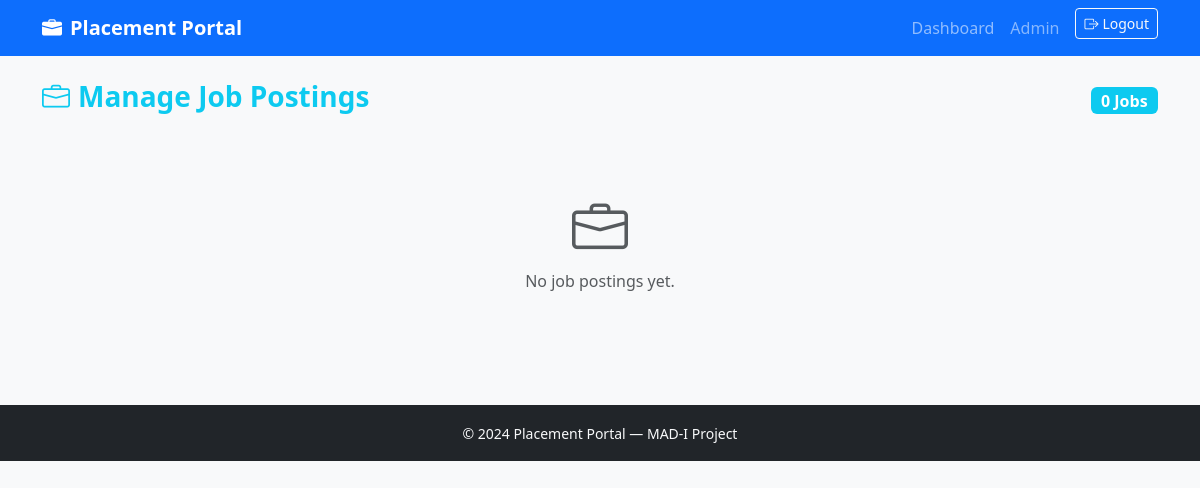
/admin/jobs (signed in), run on an earlier commit of the app's database.
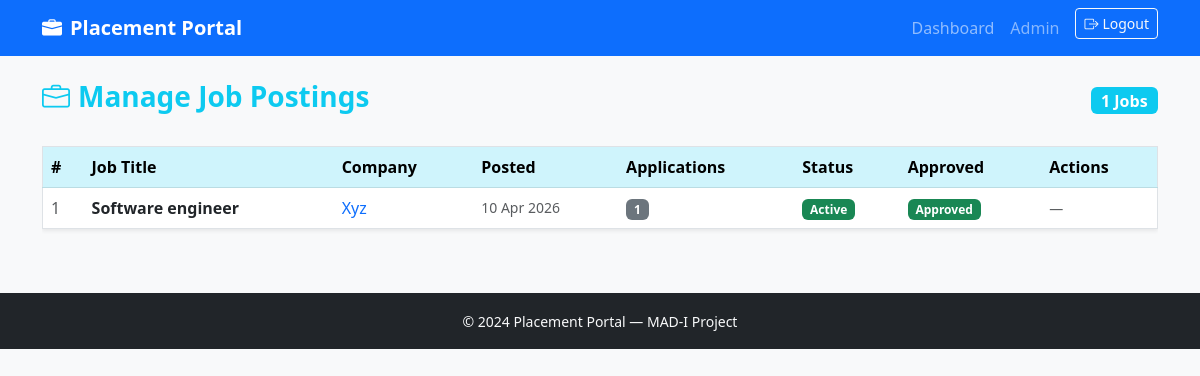
And on a later commit of the database.
### models.py (models this page shows)
class JobPosition(db.Model):
    id = db.Column(db.Integer, primary_key=True)
    company_id = db.Column(db.Integer, db.ForeignKey('company.id'), nullable=False)
    title = db.Column(db.String(150))
    description = db.Column(db.Text)
    required_skills = db.Column(db.Text)
    experience = db.Column(db.String(100))
    salary_min = db.Column(db.Float)
    salary_max = db.Column(db.Float)
    location = db.Column(db.String(150))
    deadline = db.Column(db.DateTime)
    status = db.Column(db.String(20), default='active')
    is_approved = db.Column(db.Boolean, default=False)
    created_at = db.Column(db.DateTime, default=lambda: datetime.now(timezone.utc), nullable=False)
    applications = db.relationship('Application', backref='job', lazy='dynamic')

class Company(db.Model):
    id = db.Column(db.Integer, primary_key=True)
    user_id = db.Column(db.Integer, db.ForeignKey('user.id'), nullable=False)
    name = db.Column(db.String(150))
    industry = db.Column(db.String(100))
    website = db.Column(db.String(250))
    description = db.Column(db.Text)
    location = db.Column(db.String(150))
    approval_status = db.Column(db.String(20), default='pending')
    is_blacklisted  = db.Column(db.Boolean, default=False)
    created_at = db.Column(db.DateTime, default=lambda: datetime.now(timezone.utc), nullable=False)
    jobs = db.relationship('JobPosition', backref='company', lazy='dynamic')

### routes/admin.py (the view)
@admin_bp.route('/jobs')
@login_required
@admin_required
def jobs():
    jobs = JobPosition.query.order_by(JobPosition.created_at.desc()).all()
    return render_template('admin/jobs.html', jobs = jobs)

### models.py (called while the page is built)
@login_manager.user_loader
def load_user(user_id):
    return User.query.get(int(user_id))

    @property
    def is_active(self):
        return self.active

### routes/admin.py (called while the page is built)
def admin_required(f):
    @wraps(f)
    def wrapped(*args, **kwargs):
        if not current_user.is_authenticated:
            flash('Please login first.', 'danger')
            return redirect(url_for('auth.login'))
        if current_user.role != 'admin':
            flash('Admin access required.', 'danger')
            return redirect(url_for('auth.login'))
        return f(*args, **kwargs)
    return wrapped

### templates/admin/jobs.html (shortened to what this page needs)
{% extends 'base.html' %}
{% block content %}
<div class="d-flex justify-content-between align-items-center mb-4">
  <h3 class="fw-bold text-info">
    <i class="bi bi-briefcase me-2"></i>Manage Job Postings
  </h3>
  <span class="badge bg-info fs-6">{{ jobs|length }} Jobs</span>
</div>
{% if jobs %}
<div class="table-responsive">
  <table class="table table-hover align-middle border shadow-sm">
    <thead class="table-info">
      <tr>
        <th>#</th>
        <th>Job Title</th>
        <th>Company</th>
        <th>Posted</th>
        <th>Applications</th>
        <th>Status</th>
        <th>Approved</th>
        <th>Actions</th>
      </tr>
    </thead>
    <tbody>
      {% for j in jobs %}
      <tr>
        <td class="text-muted">{{ loop.index }}</td>
        <td class="fw-semibold">{{ j.title }}</td>
        <td>
          <a href="{{ url_for('admin.company_detail', company_id=j.company.id) }}"
             class="text-decoration-none">{{ j.company.name }}</a>
        </td>
        <td class="small text-muted">{{ j.created_at.strftime('%d %b %Y') }}</td>
        <td><span class="badge bg-secondary">{{ j.applications.count() }}</span></td>
        <td>
          <span class="badge {% if j.status == 'active' %}bg-success{% else %}bg-secondary{% endif %}">
            {{ j.status | capitalize }}
          </span>
        </td>
        <td>
          <span class="badge {% if j.is_approved %}bg-success{% else %}bg-warning text-dark{% endif %}">
            {% if j.is_approved %}Approved{% else %}Pending{% endif %}
          </span>
        </td>
        <td>
          {% if not j.is_approved %}
          <form method="POST" action="{{ url_for('admin.approve_job', job_id=j.id) }}" class="d-inline">
            <button class="btn btn-success btn-sm"><i class="bi bi-check-lg"></i></button>
          </form>
          <form method="POST" action="{{ url_for('admin.reject_job', job_id=j.id) }}" class="d-inline">
            <button class="btn btn-danger btn-sm"><i class="bi bi-x-lg"></i></button>
          </form>
          {% else %}
          <span class="text-muted small">—</span>
          {% endif %}
        </td>
      </tr>
      {% endfor %}
    </tbody>
  </table>
</div>
{% else %}
<div class="text-center py-5 text-muted">
  <i class="bi bi-briefcase display-4"></i>
  <p class="mt-2">No job postings yet.</p>
</div>
{% endif %}
{% endblock %}

What changed in the data, as far as the page shows it:
added JobPosition: title "Software engineer", company.name "Xyz", created_at "10 Apr 2026", applications.count "1", status "Active", is_approved "Approved"
Also different on the page:
{{ jobs|length }}: "0" → "1"
text no longer shown: "No job postings yet."
text now shown: "# Job Title Company Posted Applications Status Approved Actions"
